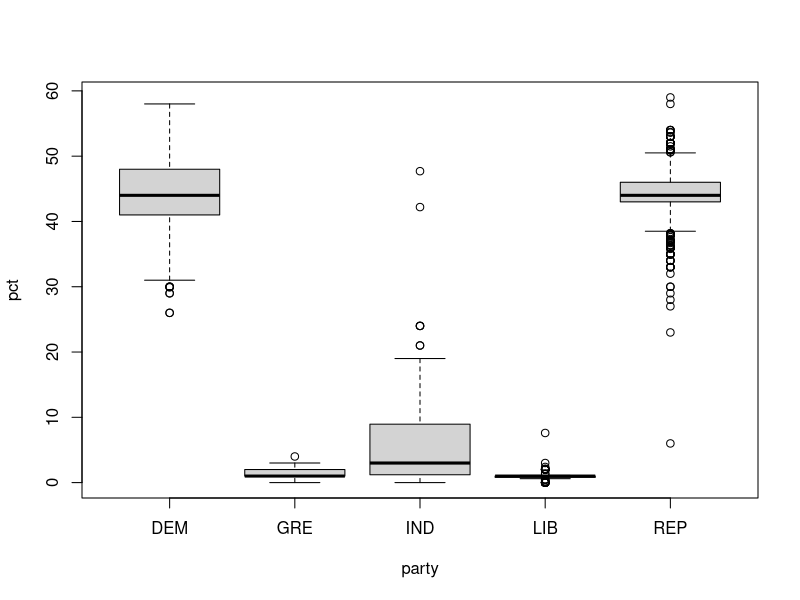
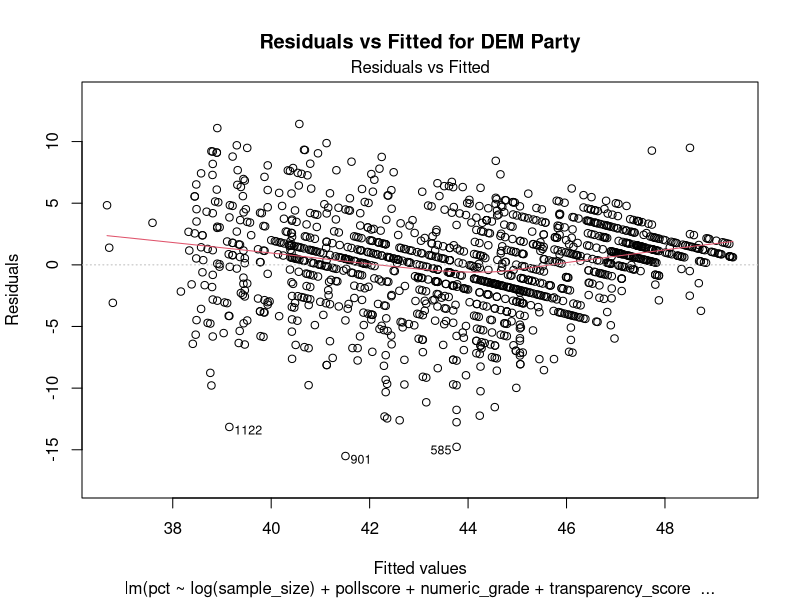
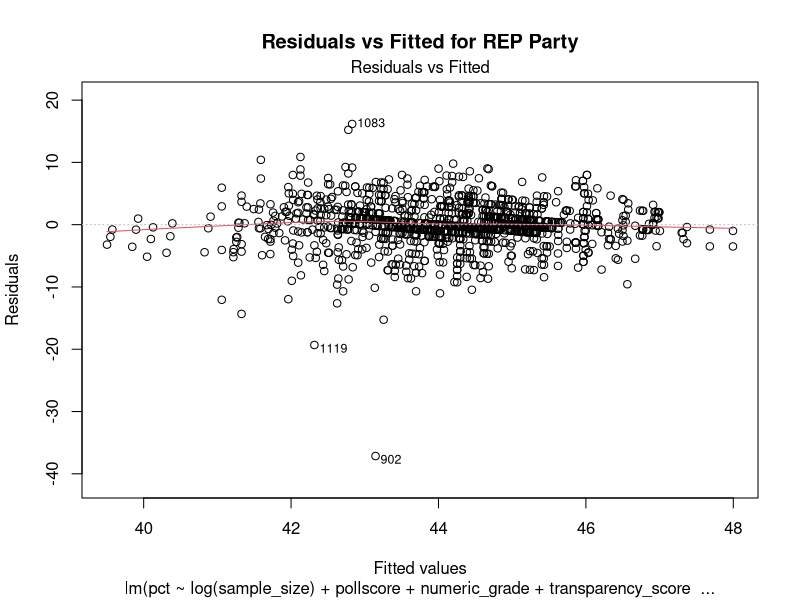
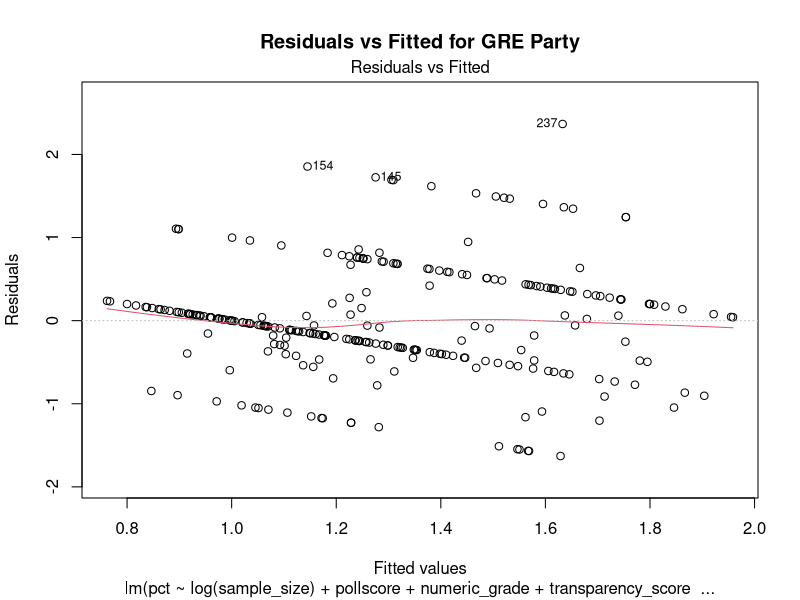
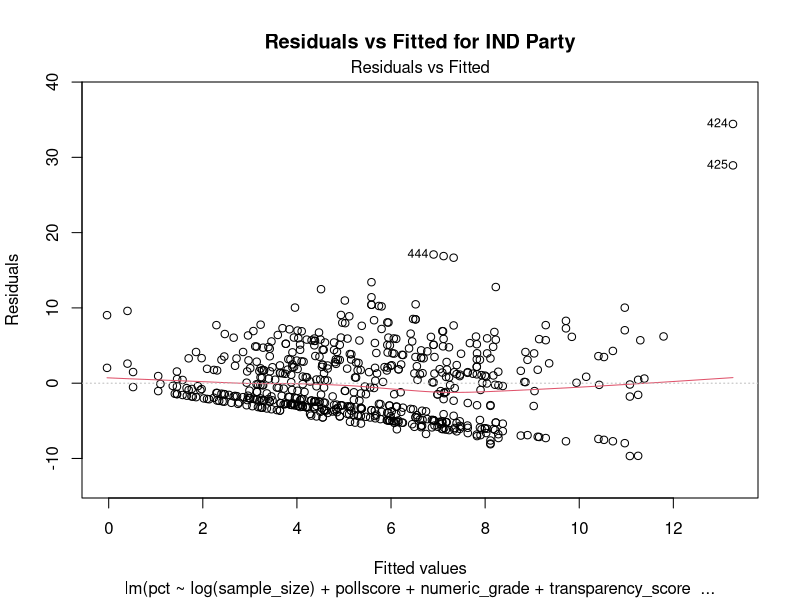
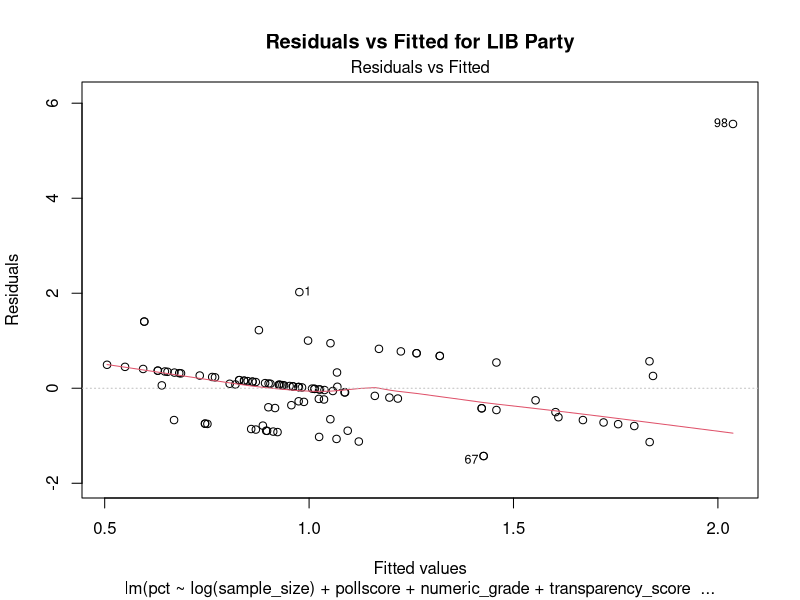

These figures' R source, in order: (Note: this script raises an error after producing the figures.)
#### Preamble ####
# Purpose: Models... [...UPDATE THIS...]
# Author: Rohan Alexander [...UPDATE THIS...]
# Date: 11 February 2023 [...UPDATE THIS...]
# Contact: rohan.alexander@utoronto.ca [...UPDATE THIS...]
# License: MIT
# Pre-requisites: [...UPDATE THIS...]
# Any other information needed? [...UPDATE THIS...]


#### Workspace setup ####
library(tidyverse)
#library(rstanarm)

#### Read data ####
nationwide_data <- read_csv("data/02-analysis_data/nationwide_data.csv")

# only two entries for Conservative Party
unique_parties <- unique(nationwide_data$party)

# drop columns that have NA in numeric_grade or pollscore, and 2 entries for CON party
nationwide_data <- nationwide_data %>%
  drop_na(numeric_grade, pollscore) %>%
  filter(party != "CON") %>%
  mutate(days_since_start = as.numeric(end_date - min(end_date)))

unique_parties <- unique(nationwide_data$party)

# model that include party as a predictor
# model <- lm(pct ~ log(sample_size) + pollscore + numeric_grade + transparency_score+days_since_start+party, data = nationwide_data)
# plot(model, which = 1)
# new_data <- data.frame(
#   sample_size = 1500,
#   pollscore = -1.5,
#   numeric_grade = 3,
#   transparency_score = 8,
#   days_since_start = 310,
#   party = "DEM"
# )


### Model data ####
boxplot(pct ~ party, data = nationwide_data)

# Create an empty list to store models
models <- list()

for (party in unique_parties) {
  # Subset the data for the current party
  party_data <- filter(nationwide_data, party == !!party)
  
  # Fit the linear model for the current party
  model <- lm(pct ~ log(sample_size) + pollscore + numeric_grade + transparency_score+days_since_start, data = party_data)
  
  # Store the model in the list, using the party name as the key
  models[[party]] <- model
}

for (party in names(models)) {
  # Extract the model for the current party
  current_model <- models[[party]]

  # Create a Residuals vs Fitted plot for the current model
  plot(current_model, which = 1, main = paste("Residuals vs Fitted for", party, "Party"))

  # Optionally, pause between plots to view them
  readline(prompt = "Press [Enter] to continue to the next plot...")
}

# choose a party to check summary
model_summary <- summary(models[['DEM']])

# Print the model summary
print(model_summary)

# Access the R-squared and Adjusted R-squared values
r_squared <- model_summary$r.squared
adjusted_r_squared <- model_summary$adj.r.squared

#### Save model ####
saveRDS(
  model,
  file = ""
)


